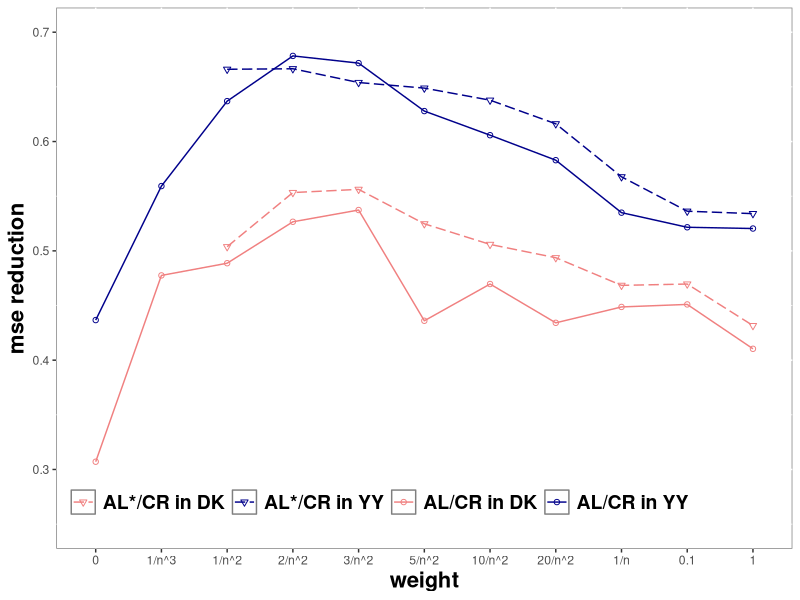

R code for this plot:
## ---- chunk 1
library(ggplot2)
library(ggrepel)
library(viridis)
library(readr)
library(readxl)
## ---- chunk 2
cluster22 <- read_excel("realData.xlsx", sheet = "cluster") #"cluster_sqrt(n)"
non_cluster22 <- read_excel("realData.xlsx", sheet = "noncluster") #"cluster_sqrt(n)"
typeof(cluster22) 
## ---- chunk 3
n=200
w=c("0", "1/n", "1/n^2","3/n^2","5/n^2","10/n^2", "1/2n", "1/n", "2/n", "1")
w=c(0, 1/n^3, 1/n^2,2/n^2, 3/n^2, 5/n^2, 10/n^2, 20/n^2, 1/n, 0.1, 1) #2*2
l_weight=length(w)

non_cluster_22_MSE_old=non_cluster22[12,3:(3+l_weight-1)] #[9, 3:(3+l_weight-1)]
non_cluster_22_network_old=non_cluster22[1,3:(3+l_weight-1)]
non_cluster_22_overall_old=non_cluster22[2,3:(3+l_weight-1)]
non_cluster_22_margin1x_old=non_cluster22[3,3:(3+l_weight-1)]
non_cluster_22_stratum11_old=non_cluster22[5,3:(3+l_weight-1)]

non_cluster_22_MSE_new=non_cluster22[26,3:(3+l_weight-1)]
non_cluster_22_network_new=non_cluster22[11,3:(3+l_weight-1)]
non_cluster_22_overall_new=non_cluster22[12,3:(3+l_weight-1)]
non_cluster_22_margin1x_new=non_cluster22[13,3:(3+l_weight-1)]
non_cluster_22_stratum11_new=non_cluster22[15,3:(3+l_weight-1)]

cluster_22_MSE_old=cluster22[12,3:(3+l_weight-1)]
cluster_22_network_old=cluster22[1,3:(3+l_weight-1)]
cluster_22_overall_old=cluster22[2,3:(3+l_weight-1)]
cluster_22_margin1x_old=cluster22[3,3:(3+l_weight-1)]
cluster_22_stratum11_old=cluster22[5,3:(3+l_weight-1)]

cluster_22_MSE_new=cluster22[26,3:(3+l_weight-1)]
cluster_22_network_new=cluster22[11,3:(3+l_weight-1)]
cluster_22_overall_new=cluster22[12,3:(3+l_weight-1)]
cluster_22_margin1x_new=cluster22[13,3:(3+l_weight-1)]
cluster_22_stratum11_new=cluster22[15,3:(3+l_weight-1)]
## ---- chunk 4
#(mse, network, overall, margi1x, stratum11, CR, new, cluster)
data=cbind(
      c(non_cluster_22_MSE_old, non_cluster_22_MSE_new, cluster_22_MSE_old, cluster_22_MSE_new),
      c(non_cluster_22_network_old, non_cluster_22_network_new, cluster_22_network_old, cluster_22_network_new),
      c(non_cluster_22_overall_old, non_cluster_22_overall_new, cluster_22_overall_old, cluster_22_overall_new),
      c(non_cluster_22_margin1x_old, non_cluster_22_margin1x_new, cluster_22_margin1x_old, cluster_22_margin1x_new),
      c(non_cluster_22_stratum11_old, non_cluster_22_stratum11_new, cluster_22_stratum11_old, cluster_22_stratum11_new),
      c(rep("AL/CR in YY",l_weight),
        rep("AL*/CR in YY",l_weight),
        rep("AL/CR in DK",l_weight),
        rep("AL*/CR in DK",l_weight)))
data1=as.data.frame(data)
colnames(data1)<-c('mse', 'network', 'overall', 'margi1x', 'stratum11', 'category')
## ---- chunk 5
#w2=as.factor(w)
w2=w
data2=rbind(cbind(data1$mse, "mse", data1$category, w2))
data2=as.data.frame(data2)
colnames(data2)<-c('Adaptive', 'measure', 'category','weight')
data2$weight=factor(unlist(data2$weight), 
                       labels=c("0", "1/n^3", "1/n^2","2/n^2","3/n^2","5/n^2","10/n^2", "20/n^2", "1/n", "0.1", "1"))
## ---- chunk 6
data2$Adaptive=as.numeric(data2$Adaptive)
data2$category=as.factor(unlist(data2$category))
data2$measure=as.factor(unlist(data2$measure))
## ---- chunk 7
CR=c(rep(as.numeric(non_cluster22[12,2]),l_weight),
      rep(as.numeric(non_cluster22[26,2]),l_weight),
      rep(as.numeric(cluster22[12,2]),l_weight),
      rep(as.numeric(cluster22[26,2]),l_weight))

line_graph_color<-c("AL/CR in YY"="#00008B", "AL*/CR in YY"="#00008B", "AL/CR in DK"="#F08080", "AL*/CR in DK"="#F08080")
method_line_color<-c("AL/CR in YY"="solid", "AL*/CR in YY"="longdash", "AL/CR in DK"="solid", "AL*/CR in DK"="longdash")
method_point_color<-c("AL/CR in YY"=1, "AL*/CR in YY"=6, "AL/CR in DK"=1, "AL*/CR in DK"=6)

ggplot(data = data2[data2$measure=='mse', ], mapping = aes(x = weight, y = 1-Adaptive/CR, group=category,color=category)) +
  geom_point(aes(shape=category))+
  scale_shape_manual(values=method_point_color)+ #1(o)-AL; 6(triangle)-AL*
  geom_line(aes(linetype=category), size=0.5)+
  scale_color_manual(values=line_graph_color)+ # "#00008B"-YY; "#F08080"-DK
  scale_linetype_manual(values=method_line_color) + #solid-AL; longdash-AL*
  #ylim(0.2, 0.75)+
  scale_y_continuous(limits = c(0.25, 0.7), breaks = seq(0.3, 0.7, by = 0.1))+
  labs(x="weight",y="mse reduction")+
  theme(legend.position = c(0.01,0.05),  legend.justification = c("left", "bottom"), legend.direction="horizontal", panel.background = element_rect(fill = "white", colour = "grey50"),legend.title = element_blank(), legend.text = element_text(colour="black", size=14, face="bold"), axis.title=element_text(size=16,face="bold"))
